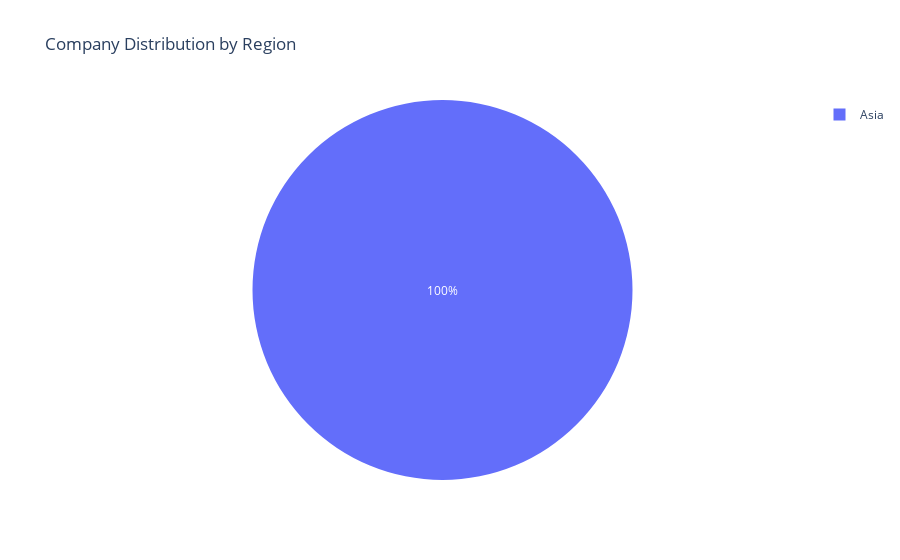

Here is the notebook cell this chart was saved with:
### Code cell
# Region distribution
if 'Region' in df.columns:
    df['Region'] = df['Region'].str.strip()
    region_dist = df['Region'].value_counts()
    
    fig = px.pie(values=region_dist.values, names=region_dist.index,
                 title='Company Distribution by Region')
    fig.show()

### Figure 1 — Plotly figure (JSON) as saved in the notebook; plotly's stock layout.template omitted (floating-point values rounded to 4 significant figures)
{"data": [{"domain": {"x": [0.0, 1.0], "y": [0.0, 1.0]}, "hovertemplate": "label=%{label}<br>value=%{value}<extra></extra>", "labels": ["Asia"], "legendgroup": "", "name": "", "showlegend": true, "type": "pie", "values": [8559]}], "layout": {"legend": {"tracegroupgap": 0}, "title": {"text": "Company Distribution by Region"}}}
